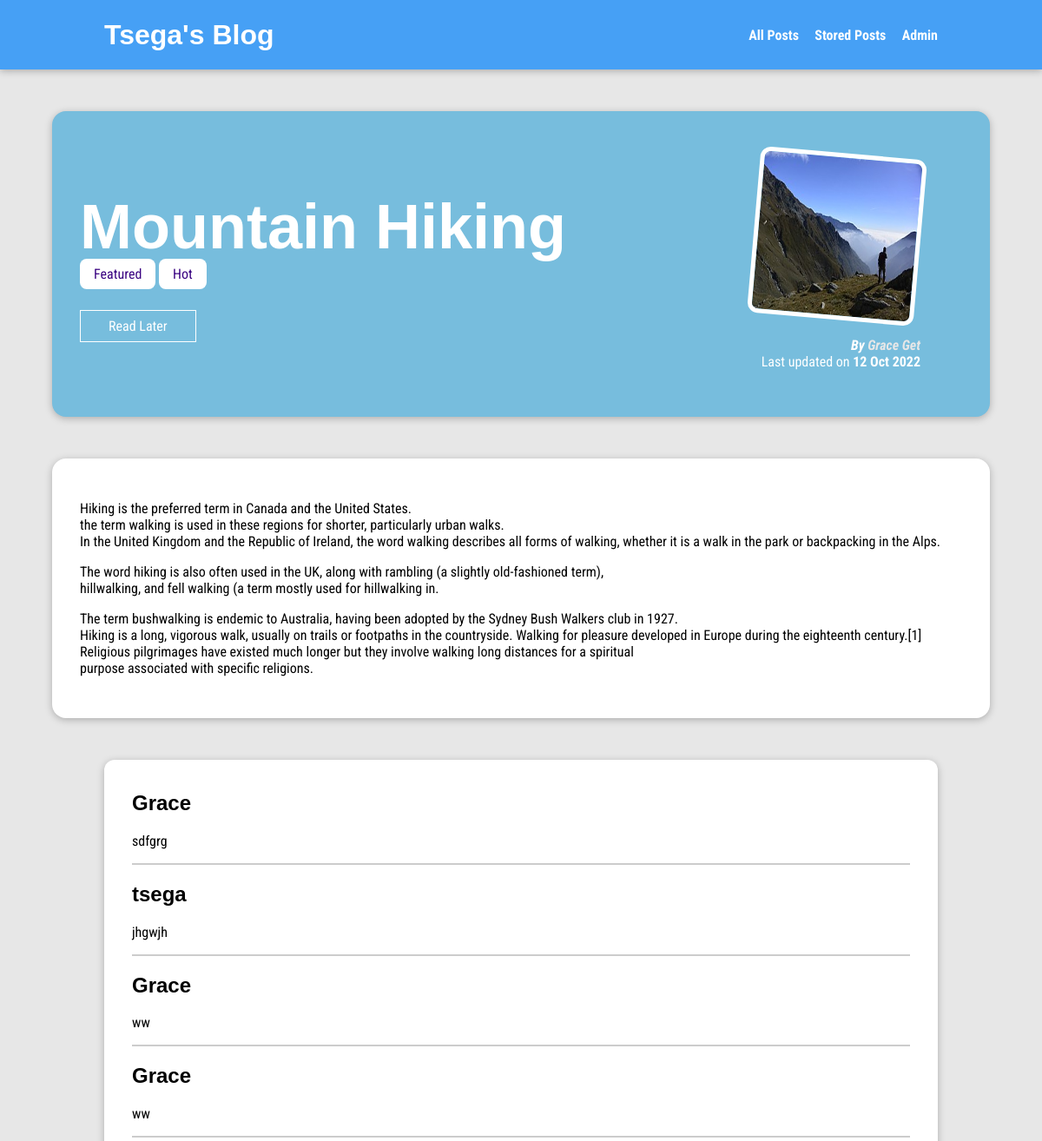
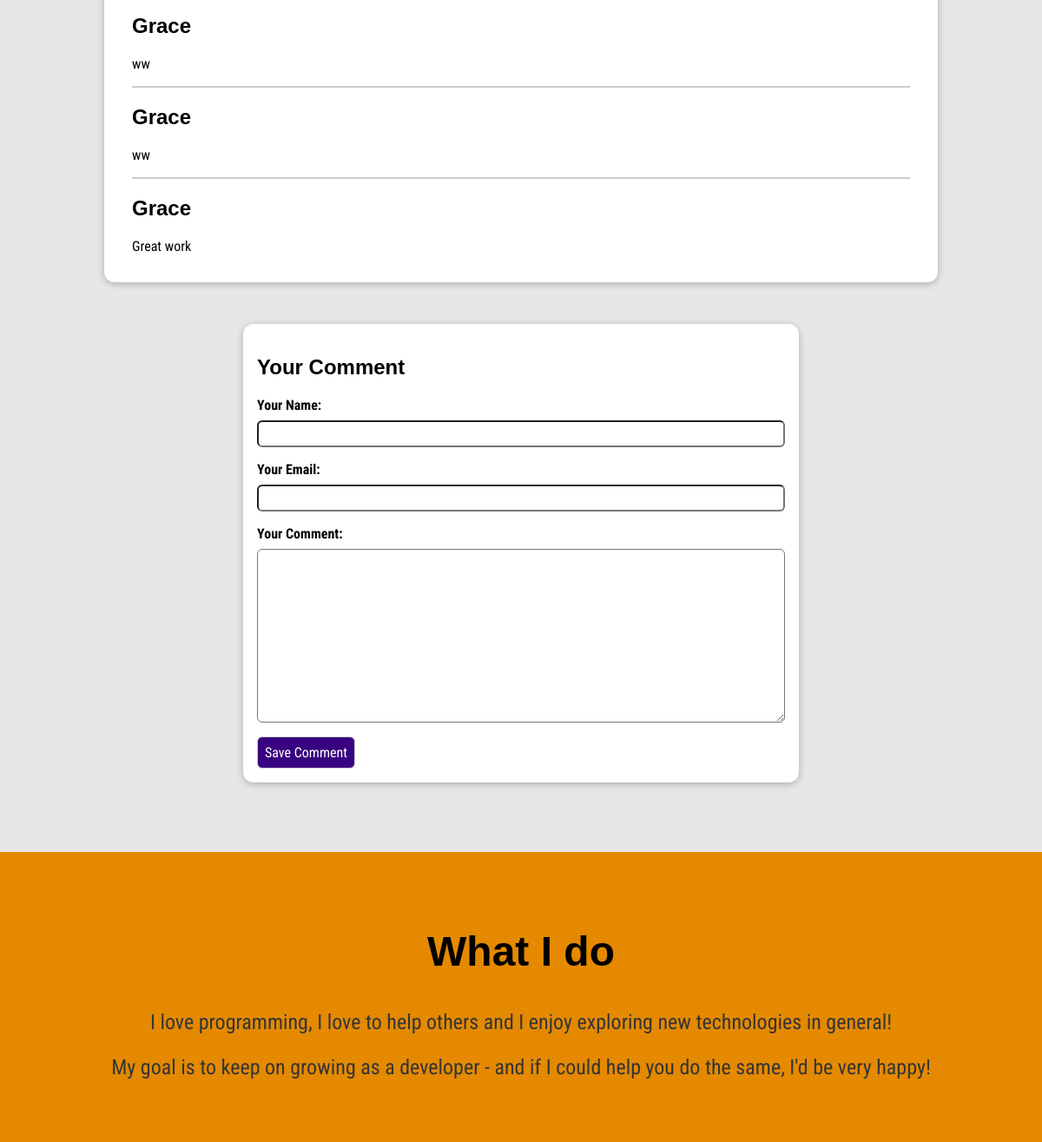
The page /posts/hike-in-the-mountains on the database its author committed (2 pictures, top to bottom).
### blog/models.py (models this page shows, shortened)
class Post(models.Model):
    title = models.CharField(max_length=150)
    excerpt = models.CharField(max_length=200)
    image = models.ImageField(upload_to="posts", null = True)
    date =  models.DateField(auto_now=True)
    slug = models.SlugField(unique=True, db_index=True)
    content = models.TextField(validators=[MinLengthValidator(10)])
    author = models.ForeignKey(Author, null = True, on_delete=models.SET_NULL, related_name="posts")
    tags = models.ManyToManyField(Tag)

class Tag(models.Model):
    caption = models.CharField(max_length=20)

class Author(models.Model):
    firts_name = models.CharField(max_length=100)
    last_name = models.CharField(max_length=100)
    email_address= models.EmailField()
    def full_name(self):
        return f"{self.firts_name} {self.last_name}"
    def __str__(self):
        return self.full_name()

class Comment(models.Model):
    user_name = models.CharField(max_length =120)
    user_email = models.EmailField()
    text = models.TextField(max_length= 400)
    post = models.ForeignKey(Post, on_delete = models.CASCADE, related_name="comments" )

### blog/views.py (the view, shortened to what this page needs)
# urls.py: path("posts/<slug:slug>",views.SinglePostsView.as_view(),name="posts-detail-page"), #/posts/my-first-post
class SinglePostsView(View):
    def is_stored_posts(self,request, post_id):
        stored_posts = request.session.get('stored_posts')
        if stored_posts is not None:
            is_saved_for_later = post_id in stored_posts
        else:
            is_saved_for_later = False
        return is_saved_for_later
    def get(self, request ,slug):
        post = Post.objects.get(slug=slug)
        context ={
            'post':post,
            "post_tags":post.tags.all(),
            "comment_form":CommentForm(),
            "comments":post.comments.all().order_by('-id'),
            "saved_for_later":self.is_stored_posts(request,post.id),
        }
        return render(request, "blog/post-detail.html",context)

### blog/forms.py
class CommentForm(forms.ModelForm):
   class Meta:
      model = Comment
      exclude = ["post"]
      labels = {
         "user_name": "Your Name",
         "user_email": "Your Email",
         "text": "Your Comment",
      }

### blog/templates/blog/post-detail.html (shortened to what this page needs)
{% extends 'base.html' %}
{% load static %}
{% block css_files %}
<link rel ="stylesheet" href="{% static "blog/post-detail.css" %}">
{% endblock  %}
{% block  content%}
<section id="summary">
  <h2>{{post.title }} </h2>
  <div>
    {% for tag in post_tags %}
    <span class= "tags">{{tag.caption}}</span>
    {% endfor %}
  </div>
  <div id="read-later">
    <form action="{% url 'read-later'%}" method ="POST">
      <button>
      {% if saved_for_later %}
        Remove from "Read Later" List
      {% else %}
       Read Later
      {%endif%}
      </button>
    </form>
  </div>
       <article>
        <img src="{{post.image.url}}" alt="{{post.title}}"/>
        <address>By <a href= "mailto: {{post.author.email_address}}" >{{post.author}}</a></address>
        <div>Last updated on <time>{{post.date|date:"d M Y"}}</time>
        </div>
       </article>
</section>
<main>
{{post.content|linebreaks}}
</main>
<section id ="comments">
  <ul>
    {% for comment in comments %}
     <li>
      <h2> {{comment.user_name}}</h2>
        <p>{{comment.text|linebreaks}}</p>
     </li>
    {% endfor %}
  </ul>
</section>
<section  id ="comment-form">
  <h2> Your Comment</h2>
  <form action ="{% url 'posts-detail-page' post.slug %}" method="POST">
    {%for form_field in comment_form %}
    <div class ="form-control {% if form_field.errors %}invalid{% endif %}">
       {{form_field.label_tag}}
       {{form_field}}
    </div>
  {%endfor%}
  <button>Save Comment</button>
  </form>
</section>
{% include 'footer.html' %}
{% endblock  %}

### static/app.css (style rules this page uses)
* { box-sizing: border-box; }
html { font-family: 'Roboto Condensed', sans-serif; }
body { margin: 0; }
h1, h2, h3 { font-family: 'Loto', sans-serif; font-weight: bold; }

### blog/static/blog/post-detail.css (style rules this page uses)
body { background-color: #e7e7e7; }
#summary { margin: 8rem auto 3rem auto; padding: 2rem; width: 90%; border-radius: 16px; background-color: #77bddd; position: relative; box-shadow: 0 2px 8px rgba(0, 0, 0, 0.25); height: 22rem; }
#summary h2 { color: white; font-size: 4.5rem; margin-bottom: 0.25rem; }
#summary article { position: absolute; top: 2rem; right: 3rem; padding: 1rem 2rem; border-radius: 12rem; text-align: right; color: white; }
#summary article img { width: 12rem; height: 12rem; border-radius: 12px; transform: rotateZ(5deg); border: 5px solid white; margin-bottom: 1rem; }
#summary address { font-weight: bold; }
#summary address a { color: #e7e7e7; text-decoration: none; }
#summary time { font-weight: bold; }
main { margin: auto; padding: 2rem; width: 90%; border-radius: 16px; background-color: white; position: relative; box-shadow: 0 2px 8px rgba(0, 0, 0, 0.25); }
.tags { background-color: white; color: #390281; padding: 0.5rem 1rem; border-radius: 8px; }
#comment-form { margin: 3rem auto; width: 90%; max-width: 40rem; border-radius: 12px; background-color: white; box-shadow: 0 2px 8px rgba(0, 0, 0, 0.25); padding: 1rem; }
#comment-form button { font: inherit; background-color: #390281; color: white; border: 1px solid #390281; padding: 0.5rem; border-radius: 6px; border: 1px solid #ccc; }
.form-control { margin-bottom: 1rem; }
.form-control label { font-weight: bold; margin-bottom: 0.5rem; display: block; }
.form-control input, .form-control textarea { display: block; width: 100%; font: inherit; padding: 0.25rem; border-radius: 6px; }
#comments { margin: 3rem auto; width: 90%; max-width: 60rem; border-radius: 12px; background-color: white; box-shadow: 0 2px 8px rgba(0, 0, 0, 0.25); padding: 1rem 2rem; }
#comments ul { list-style: none; margin: 0; padding:0; }
#comments li { margin-bottom: 1rem; border-bottom: 2px solid #ccc; }
#comments li:last-of-type { border-bottom:none; }
#read-later { margin: 2rem 0; }
#read-later button { background-color: transparent; border: 1px solid white; padding:0.5rem 2rem; font:inherit; color:white; cursor: pointer; }

### rows shown on the page
Post: title "Mountain Hiking", image (picture), author "Grace Get", date "12 Oct 2022", content "Hiking is the preferred term in Canada and the United States. the term walking is used in these regions for shorter, particularly urban walks. In the United Kingdom and the Republic of Ireland, the word walking describes all forms of walking, whether it is a walk in the park or backpacking in the Alps. The word hiking is also often used in the UK, along with rambling (a slightly old-fashioned term), hillwalking, and fell walking (a term mostly used for hillwalking in. The term bushwalking is endemic to Australia, having been adopted by the Sydney Bush Walkers club in 1927. Hiking is a long, vigorous walk, usually on trails or footpaths in the countryside. Walking for pleasure developed in…"
Tag: caption "Featured"
Tag: caption "Hot"
Comment: user_name "Grace", text "sdfgrg"
Comment: user_name "tsega", text "jhgwjh"
Comment: user_name "Grace", text "ww"
Comment: user_name "Grace", text "ww"
Comment: user_name "Grace", text "ww"
Comment: user_name "Grace", text "ww"
Comment: user_name "Grace", text "Great work"
